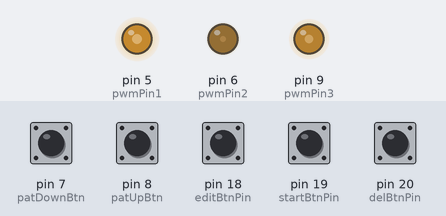
A sketch run on a simulated Arduino Leonardo, built with avr-gcc and run on an emulated ATmega32U4. Shown: output pins drawn as LEDs (lit = HIGH). Inputs (shaded band) come from the test bench; at power-on: pin 7 (patDownBtn), pin 8 (patUpBtn), pin 18 (editBtnPin), pin 19 (startBtnPin), pin 20 (delBtnPin) HIGH.

Above: at 0.1 s.
Timing chart, 0 to 1.6 s (numbered marks = the images above):
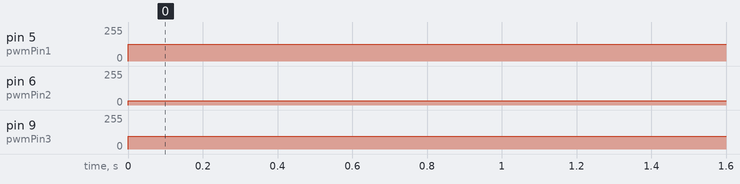

The sketch:

RenoiseCtrl.ino
```cpp
#include <Keyboard.h>

int pwmPin1 = 5;
int pwmPin2 = 6;
int patDownBtn = 7;
int patUpBtn = 8;
int pwmPin3 = 9;
int editBtnPin = 18;
int startBtnPin = 19;
int delBtnPin = 20;

void setup()
{
  pinMode(pwmPin1, OUTPUT);
  pinMode(pwmPin2, OUTPUT);
  pinMode(pwmPin3, OUTPUT);
  pinMode(patDownBtn, INPUT);  // Set the button as an input
  pinMode(patUpBtn, INPUT);
  pinMode(delBtnPin, INPUT);
  pinMode(editBtnPin, INPUT);
  pinMode(startBtnPin, INPUT);
  digitalWrite(patDownBtn, HIGH); // Pull the button high
  digitalWrite(patUpBtn, HIGH);
  digitalWrite(delBtnPin, HIGH);
  digitalWrite(editBtnPin, HIGH);
  digitalWrite(startBtnPin, HIGH);
}

void loop()
{
  analogWrite(pwmPin1, 127); //PWM for leds. Adjust to your liking different colours have different intensity
  analogWrite(pwmPin2, 32);
  analogWrite(pwmPin3, 96);

  if (digitalRead(delBtnPin) == 0)  // if the button goes low
  {
    Keyboard.press(KEY_LEFT_SHIFT);
    Keyboard.press(KEY_F3); //
  }
  else if (digitalRead(editBtnPin) == 0)
  {
    Keyboard.press(KEY_ESC);
  }
  else if (digitalRead(startBtnPin) == 0)
  {
     Keyboard.write(' ');
    //Keyboard.press(KEY_RIGHT_ALT);
    //Keyboard.press(KEY_RIGHT_CTRL);
    delay(50);
  }
  else if (digitalRead(patDownBtn) == 0) //Left Ctrl + Up/Down Arrow Keys: Move to prev/next pattern in sequence.
  {
    Keyboard.press(KEY_LEFT_CTRL);
    Keyboard.press(KEY_DOWN_ARROW);
  }
    else if (digitalRead(patUpBtn) == 0) //Left Ctrl + Up/Down Arrow Keys: Move to prev/next pattern in sequence.
  {
    Keyboard.press(KEY_LEFT_CTRL);
    Keyboard.press(KEY_UP_ARROW);
  }
  Keyboard.releaseAll();
  delay(200);  // delay
}
```

Measured:
- by itself, pin 5 (pwmPin1): 0/255 → 127/255 at 0.00 s
- by itself, pin 6 (pwmPin2): 0/255 → 32/255 at 0.00 s
- by itself, pin 9 (pwmPin3): 0/255 → 96/255 at 0.00 s
